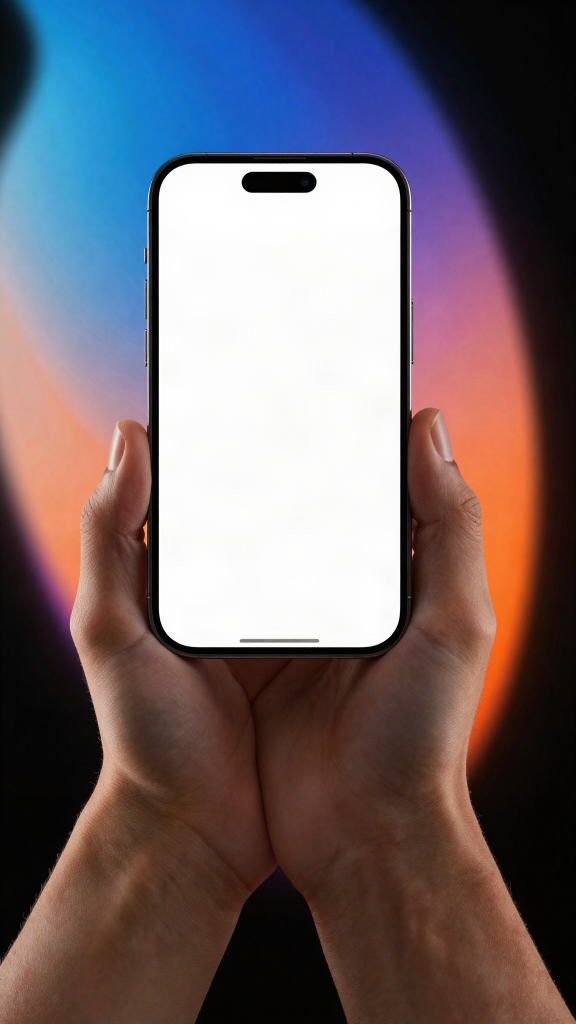
#> input picture ads/launch-ad-v2/scenes/scene2.png, 1152 x 2048 px (shown at 1/2 size)
$ python composite_phone.py
#> lines starting #> are read from the running program, lines starting #| are printed output that depends on the picture; after the words box and inside, x2 and y2 are one past the last pixel; in counts of white or black regions, pixels touching at a corner belong together
# Puts the website's example Google listing onto the blank phone screen in scene 2.
# Usage: python3 ads/launch-ad-v2/composite_phone.py
import os
from PIL import Image, ImageDraw

here = os.path.dirname(os.path.abspath(__file__))
scene = Image.open(os.path.join(here, 'scenes', 'scene2.png')).convert('RGB')
#> scene is the input picture: PIL image 1152x2048 RGB; mean R, G, B 113.7, 102.8, 109.6
listing = Image.open(os.path.join(here, '..', 'launch-ad', 'textures', 'listing.png')).convert('RGB')
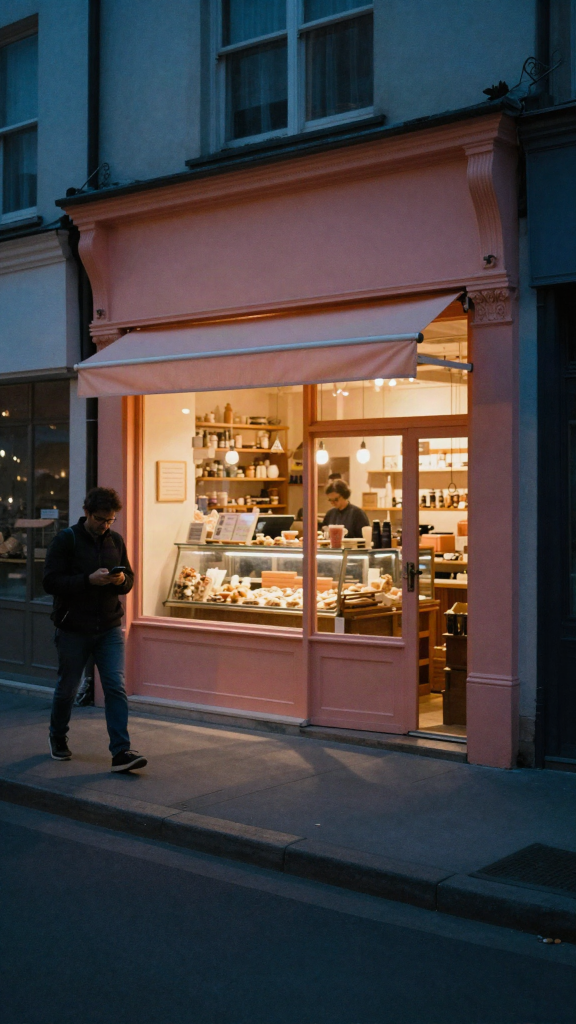
#> input picture ads/launch-ad-v2/scenes/scene1.png, 1152 x 2048 px, given in place of listing.png, which was not available (shown at 1/2 size)
#> listing is the input picture: PIL image 1152x2048 RGB; mean R, G, B 72, 65.4, 65.3
W, H = scene.size
#> W = 1152; H = 2048
px = scene.load()

# Find the bright white screen: the largest run of near-white pixels around the centre.
def white(p): return p[0] > 225 and p[1] > 225 and p[2] > 225
cx, cy = W // 2, int(H * 0.40)
#> cx = 576; cy = 819
assert white(px[cx, cy]), 'centre of the screen is not white'
left = cx
#> left = 576
while left > 0 and white(px[left - 1, cy]): left -= 1
#> this loop made 258 passes
#> left on passes 1 to 3: 575, 574, 573
#> after the loop, left = 318
right = cx
#> right = 576
while right < W - 1 and white(px[right + 1, cy]): right += 1
#> after the loop, right = 799
top = cy
#> top = 819
while top > 0 and white(px[cx, top - 1]): top -= 1
#> this loop made 433 passes
#> top on passes 1 to 3: 818, 817, 816
#> after the loop, top = 386
bottom = cy
#> bottom = 819
while bottom < H - 1 and white(px[cx, bottom + 1]): bottom += 1
#> after the loop, bottom = 1276
# Keep the phone's own camera pill: start the listing just below it, and paint the strip above white.
inset = 6
screen = (left + inset, top + inset, right - inset, bottom - inset)
#> screen = (324, 392, 793, 1270)
island_gap = 95                                   # space left at the top for the phone's camera pill
listing = listing.crop((0, 100, listing.width, listing.height))   # drop the listing's own status bar and notch
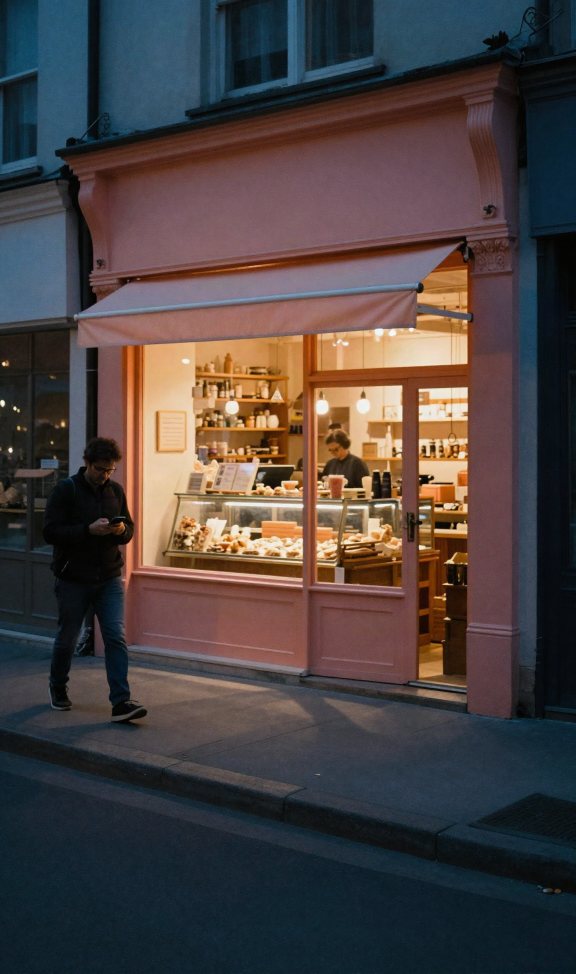
#> listing: PIL image 1152x1948 RGB (shown at 1/2 size); mean R, G, B 74.2, 65.5, 64.4
box = (screen[0], screen[1] + island_gap, screen[2], screen[3])
#> box = (324, 487, 793, 1270)
bw, bh = box[2] - box[0], box[3] - box[1]
#> bw = 469; bh = 783
print('screen', screen, 'listing box', box, 'size', bw, bh)
#| screen (324, 392, 793, 1270) listing box (324, 487, 793, 1270) size 469 783

# Fit the listing to the screen width, cropping the bottom if needed.
scale = bw / listing.width
#> scale = 0.407
lw, lh = bw, int(listing.height * scale)
#> lw = 469; lh = 793
fitted = listing.resize((lw, lh), Image.LANCZOS).crop((0, 0, bw, min(bh, lh)))
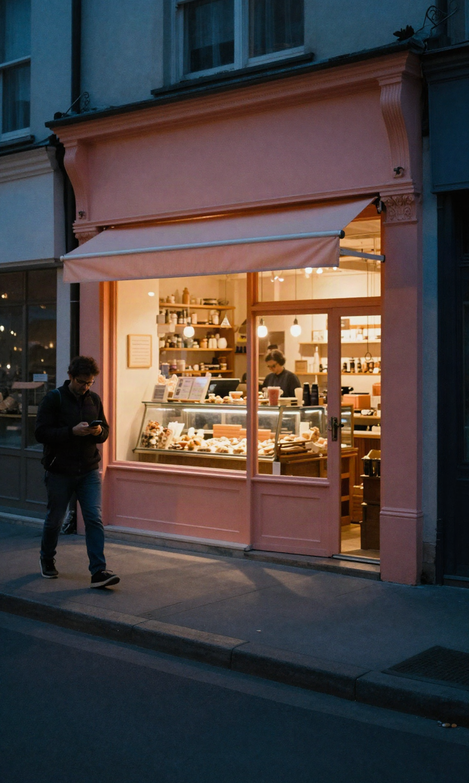
#> fitted: PIL image 469x783 RGB; mean R, G, B 75, 66, 64.7
fh = fitted.height
#> fh = 783

# Round only the bottom corners to match the screen.
mask = Image.new('L', (bw, fh), 255)
#> mask: PIL image 469x783 L; every value is 255
r = int(bw * 0.09)
#> r = 42
corner = Image.new('L', (r * 2, r * 2), 0)
#> corner: PIL image 84x84 L; every value is 0
ImageDraw.Draw(corner).pieslice((0, 0, r * 2 - 1, r * 2 - 1), 0, 360, fill=255)
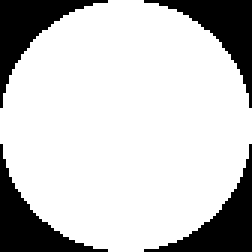
#> corner: PIL image 84x84 L (shown 3 times larger); 78.5% white; 4 black regions, box (x1, y1, x2, y2) and area: (0, 0, 36, 36) 380, (48, 0, 84, 36) 380, (0, 48, 36, 84) 380, (48, 48, 84, 84) 380
mask.paste(Image.new('L', (r, r), 0), (0, fh - r)); mask.paste(Image.new('L', (r, r), 0), (bw - r, fh - r))
#> after `mask.paste(Image.new('L', (r, r), 0), (0, fh - r))`: mask: PIL image 469x783 L; 99.5% white; 1 black region, box (x1, y1, x2, y2) and area: (0, 741, 42, 783) 1764
#> after `mask.paste(Image.new('L', (r, r), 0), (bw - r, fh - r))`: mask: PIL image 469x783 L; 99% white; 2 black regions, box (x1, y1, x2, y2) and area: (0, 741, 42, 783) 1764, (427, 741, 469, 783) 1764
mask.paste(corner.crop((0, r, r, r * 2)), (0, fh - r)); mask.paste(corner.crop((r, r, r * 2, r * 2)), (bw - r, fh - r))
#> after `mask.paste(corner.crop((0, r, r, r * 2)), (0, fh - r))`:
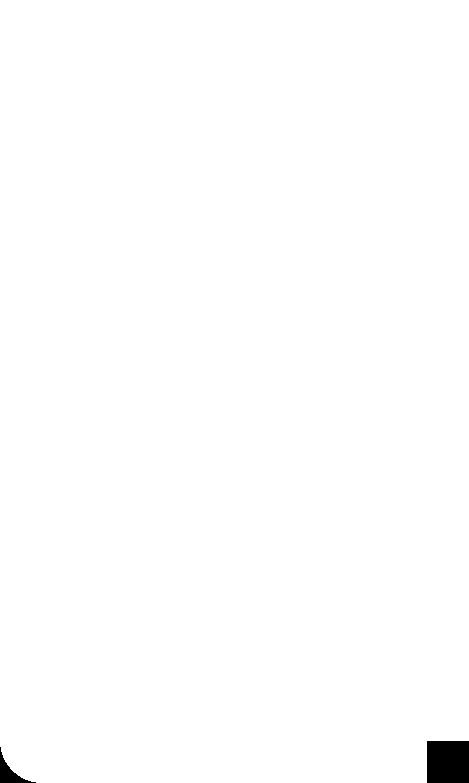
#> mask: PIL image 469x783 L; 99.4% white; 2 black regions, box (x1, y1, x2, y2) and area: (427, 741, 469, 783) 1764, (0, 747, 36, 783) 380
#> after `mask.paste(corner.crop((r, r, r * 2, r * 2)), (bw - r, fh - r))`:
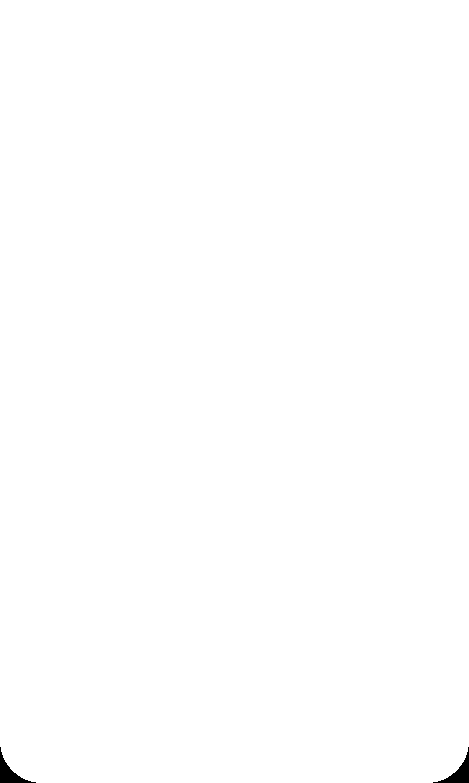
#> mask: PIL image 469x783 L; 99.8% white; 2 black regions, box (x1, y1, x2, y2) and area: (0, 747, 36, 783) 380, (433, 747, 469, 783) 380
scene.paste(fitted, box[:2], mask)
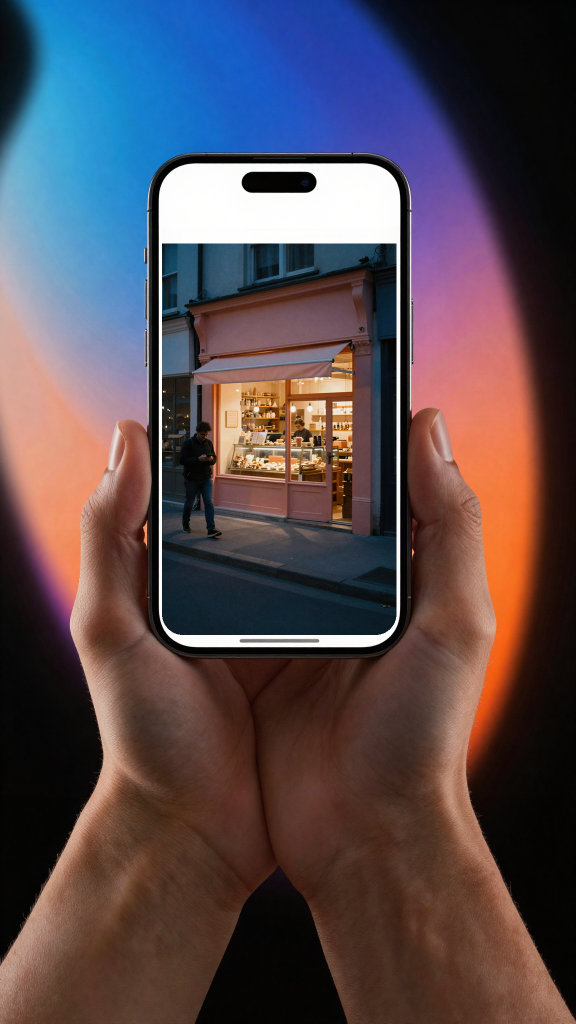
#> scene: PIL image 1152x2048 RGB (shown at 1/2 size); mean R, G, B 86.2, 73.9, 80.5
out = os.path.join(here, 'scenes', 'scene2-listing.png')
scene.save(out)
print('saved', out)
